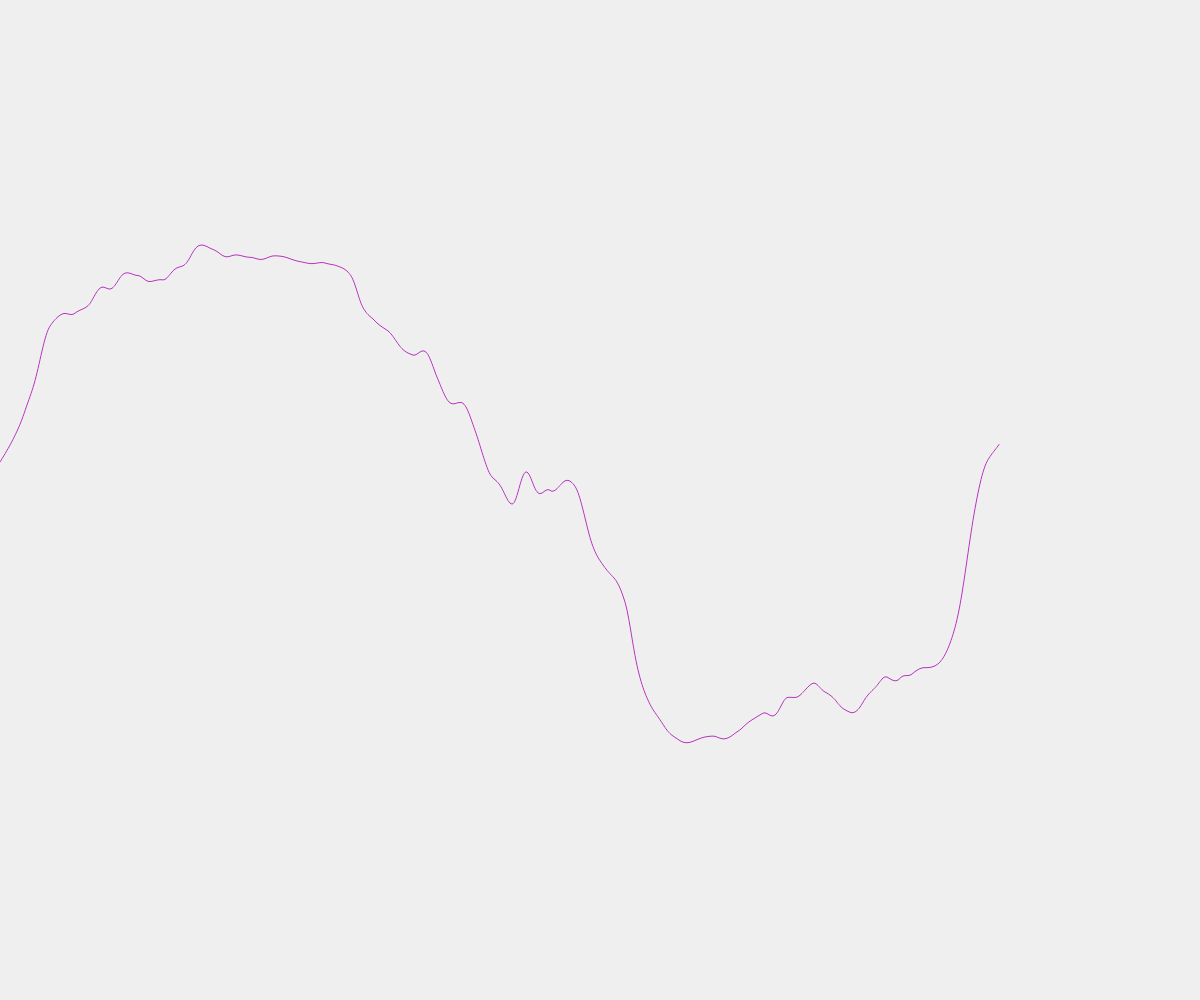
Frame 1 (no input)
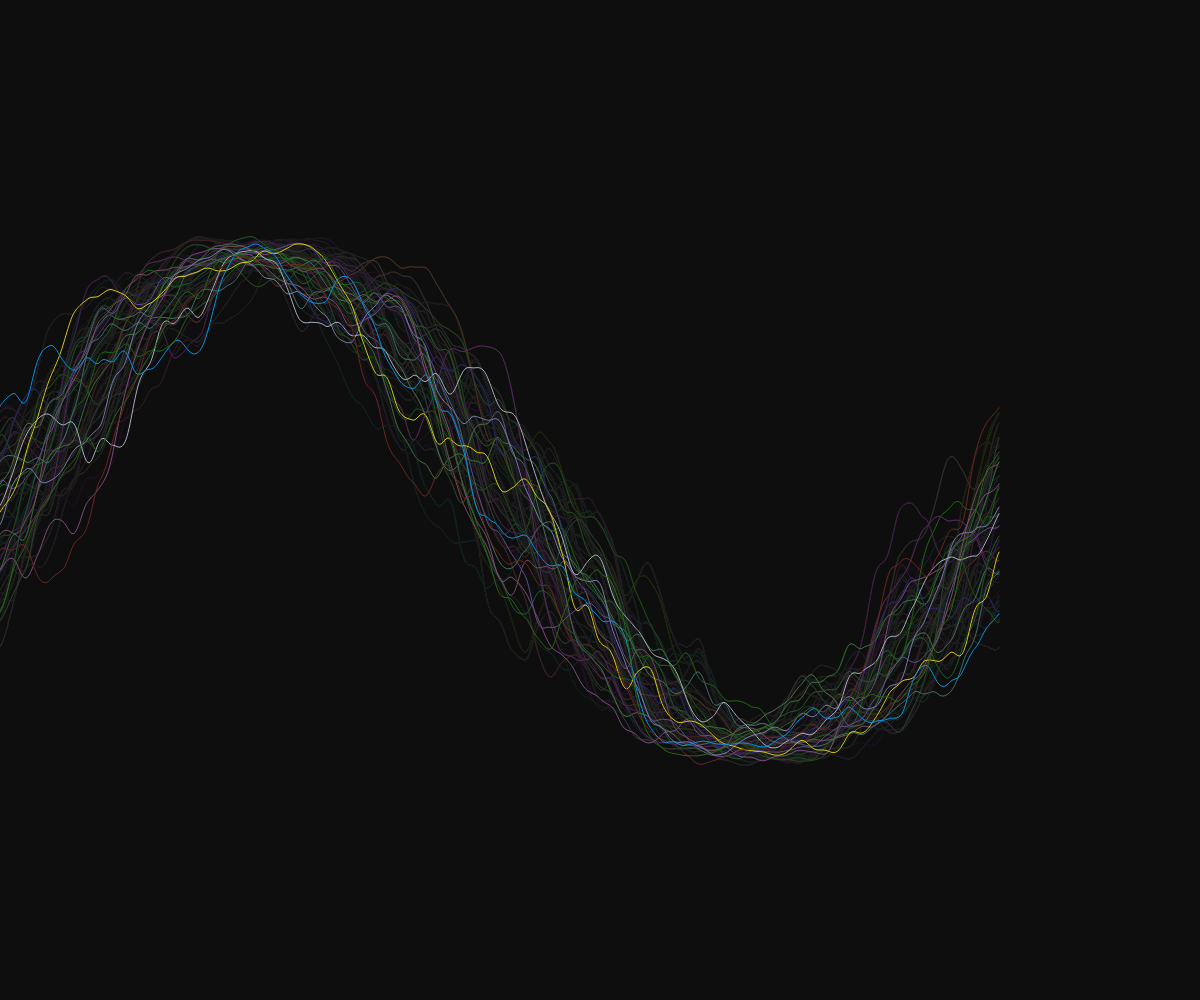
Frame 60 (no input)
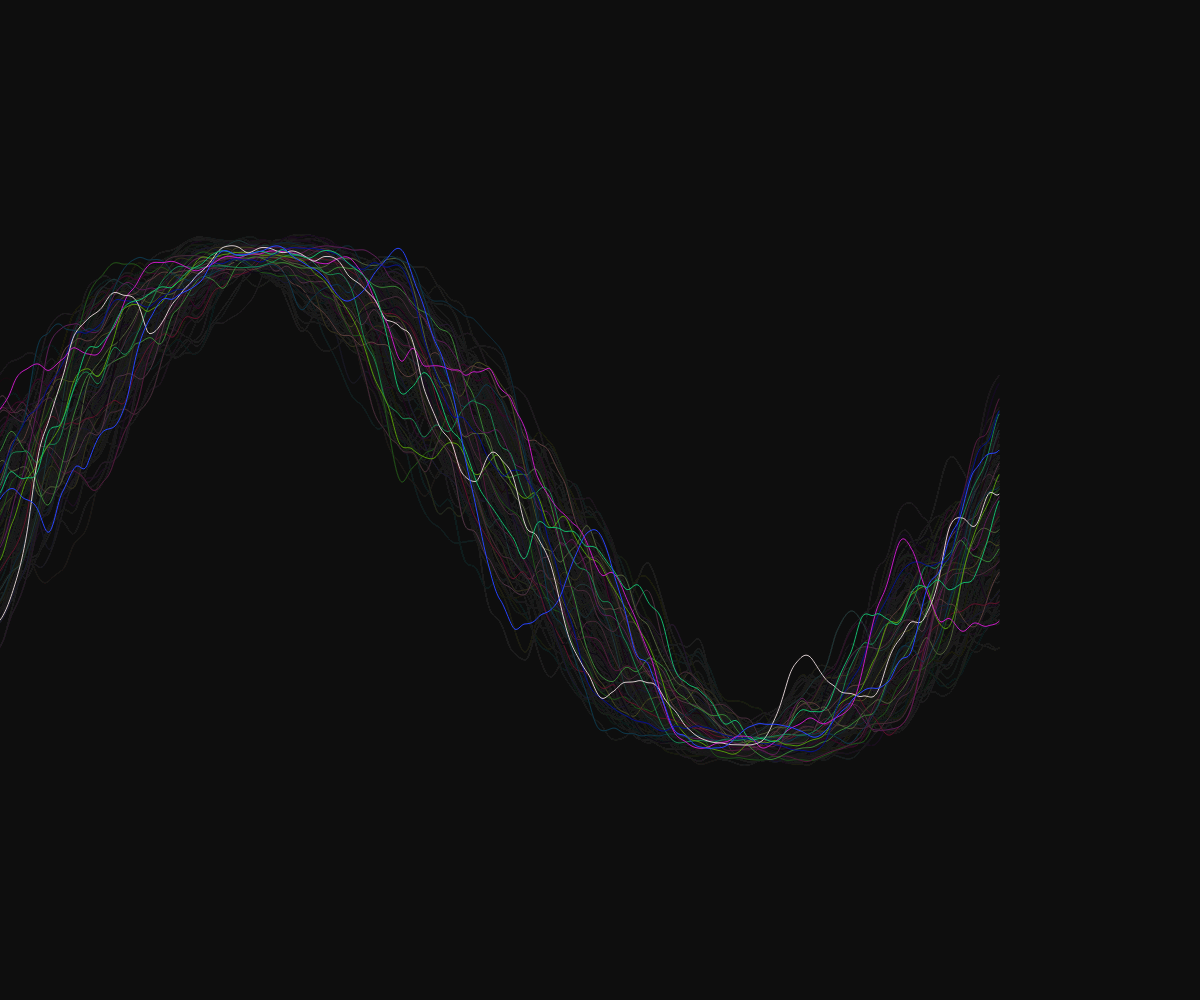
Frame 120 (the mouse pressed at the canvas centre since frame 60)

The p5.js sketch that drew these frames (run headless with seeded random() and noise() and a simulated clock; from frame 60 on, the mouse is pressed at the canvas centre):

// p5.js sketch
// ── sketch.js
let xOff = 0; // Noise offset

function setup() {
    createCanvas(windowWidth, windowHeight);
}

function draw() {
    background('#0f0f0f11');

    let amplitudeVariance = 0.1; // Controls the amount of random amplitude variance
    let phaseVariance = PI / 4; // Controls the amount of random phase variance
    let frequency = 1; // Frequency of the sine wave
    let duration = 1; // Duration of the wave in seconds
    let samplingRate = 1000; // Number of samples per second

    let wave = randomSineWave(amplitudeVariance, phaseVariance, frequency, duration, samplingRate);

    noFill();
    beginShape();
    stroke(random(0,255),random(0,255),random(0,255));
    for (let i = 0; i < wave.length; i++) {
        vertex(i, height/2 - wave[i] * height/4);
    }
    endShape();

    //noLoop(); // Uncomment this line to generate a static wave
}

function randomSineWave(amplitudeVariance, phaseVariance, frequency, duration, samplingRate) {
    let wave = [];
    for (let i = 0; i < duration * samplingRate; i++) {
        let amplitude = 1 + map(noise(xOff), 0, 1, -amplitudeVariance, amplitudeVariance);
        let phase = map(noise(xOff + 1000), 0, 1, -phaseVariance, phaseVariance);
        let time = i / samplingRate;
        wave.push(amplitude * sin(2 * PI * frequency * time + phase));
        xOff += 0.01; // Noise increment
    }
    return wave;
}
